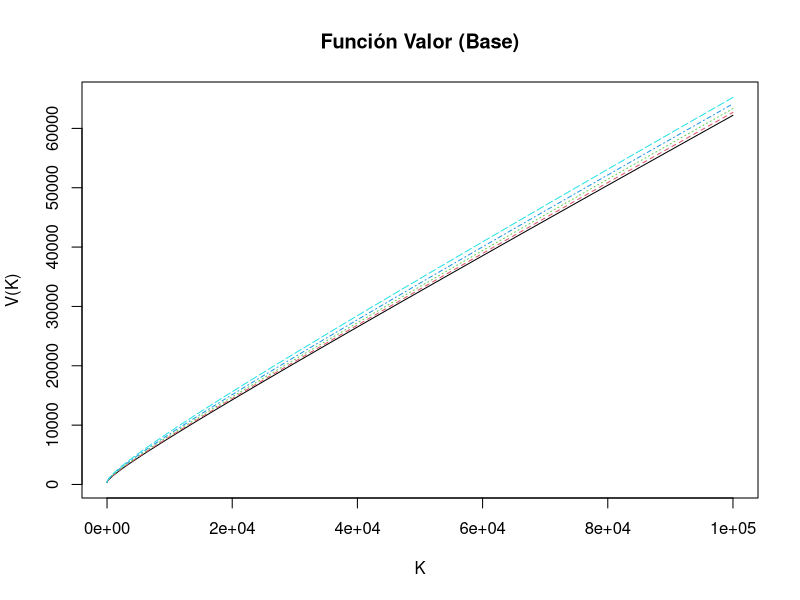
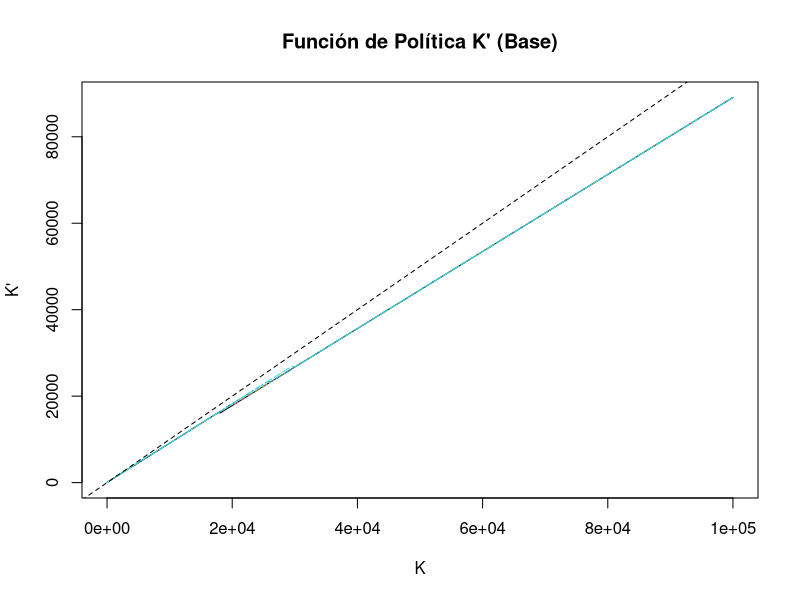
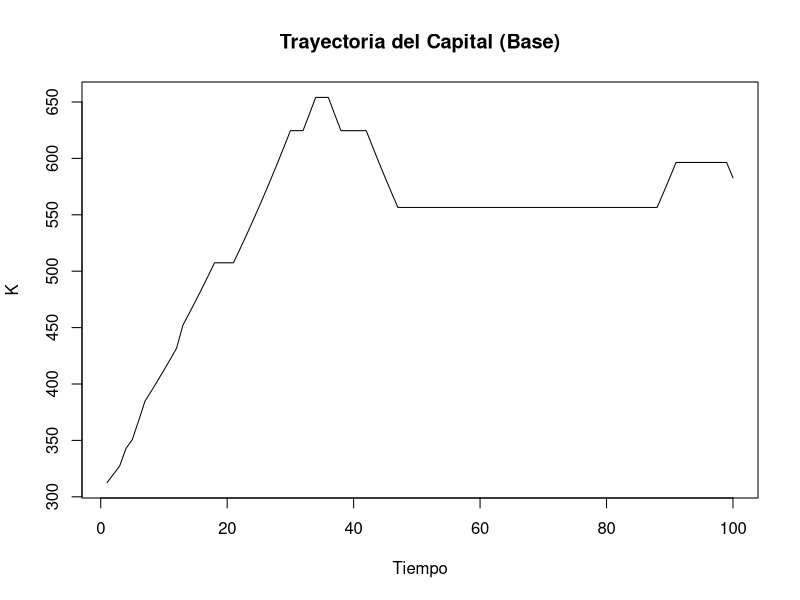
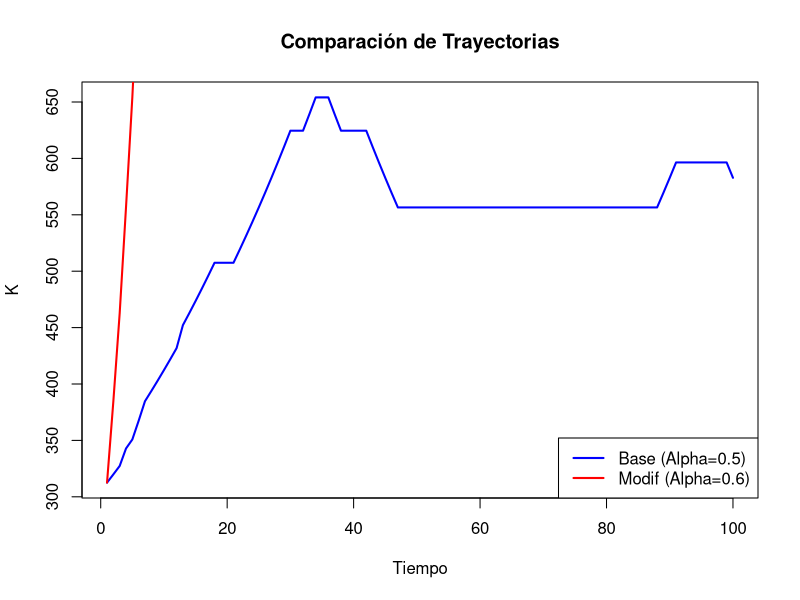

Recreate these plots in R, in order.
## ---- chunk 1
knitr::opts_chunk$set(echo = FALSE)
## ---- chunk 2
# --- Parámetros Iniciales (Base) ---
N <- 500         # Cardinalidad del espacio de capital
M <- 5           # Cardinalidad del espacio de productividad
KMin <- 1; KMax <- 10^5
AMin <- 1; AMax <- 5

Alpha <- 0.5     # Concavidad de la función de producción (Base)
Costo_Convexo <- 2
Beta <- 0.95
Costo_NoConvexo <- 0.001

# --- Representación Numérica ---
IndexN <- 1:N
IndexM <- 1:M
K <- exp(log(KMin) + (IndexN-1)/(N-1)*(log(KMax)-log(KMin)))
A <- exp(log(AMin) + (IndexM-1)/(M-1)*(log(AMax)-log(AMin)))

# --- Matriz de Transición P ---
P <- t(matrix(c(0.6, 0.2, 0.1, 0.1, 0, 
                 0.15, 0.55, 0.15, 0.1, 0.05, 
                 0.1, 0.15, 0.5, 0.15, 0.1, 
                 0.05, 0.1, 0.15, 0.55, 0.15, 
                 0, 0.1, 0.1, 0.2, 0.6), nrow=M, ncol=M))
PAcc <- P %*% upper.tri(matrix(1.0, M, M), diag=TRUE)

# --- Matrices Auxiliares ---
KMatrix <- matrix(data=rep(K, M), nrow=M, ncol=N, byrow=TRUE)
AMatrix <- matrix(data=rep(A, N), nrow=M, ncol=N, byrow=FALSE)
KInicial <- matrix(data=K, nrow=N, ncol=N, byrow=FALSE)
KFinal <- matrix(data=K, nrow=N, ncol=N, byrow=TRUE)
Matriz_I <- KFinal - KInicial
Matriz_CI <- Costo_Convexo * KInicial * (Matriz_I/KInicial)^2
Matriz_I_Dif_0 <- (Matriz_I < 0) + (Matriz_I > 0)
Matriz_CostoNoConvexo <- Costo_NoConvexo * Matriz_I_Dif_0

# FUNCIÓN PARA RESOLVER EL MODELO

resolver_modelo <- function(Alpha_param, P_matrix, M_val, N_val) {
   V0 <- matrix(0, nrow=M_val, ncol=N_val)
   V1 <- V0
   HIndex <- V0
   HReal <- V0
   
   Matriz_Ventas <- AMatrix * (KMatrix^Alpha_param)
   
   TTMax <- 100
   for (TT in 1:TTMax) {
     EV <- P_matrix %*% V0
     for (i in 1:M_val) {
       for (j in 1:N_val) {
         VijOptions <- Matriz_Ventas[i,j] - Matriz_CI[j,] - Matriz_I[j,] - 
                       Matriz_CostoNoConvexo[j,] + Beta * EV[i,]
         V1[i,j] <- max(VijOptions)
         HIndex[i,j] <- which.max(VijOptions)
         HReal[i,j] <- K[HIndex[i,j]]
       }
     }
     distancia <- sum(abs(V1 - V0))
     if (distancia < 1e-4) break # Convergencia temprana
     V0 <- V1
   }
   return(list(V = V0, HReal = HReal, HIndex = HIndex))
 }

# --- Resolución Inciso (a) ---
sol_a <- resolver_modelo(Alpha, P, M, N)

# --- Graficación Inciso (a) ---
#par(mfrow=c(3,1))
# 1. Primera Gráfica: Función Valor
matplot(K, t(sol_a$V), type = "l", main = "Función Valor (Base)", xlab = "K", ylab = "V(K)")

## ---- chunk 3
# 2. Segunda Gráfica: Función de Política
matplot(K, t(sol_a$HReal), type = "l", main = "Función de Política K' (Base)", xlab = "K", ylab = "K'")
abline(0, 1, lty = 2) # Línea de 45 grados

## ---- chunk 4
# 3. Tercera Gráfica: Trayectoria del Capital
set.seed(123) # Semilla fija
MaxT <- 100
A_hist <- numeric(MaxT)
K_idx_hist <- numeric(MaxT)
A_hist[1] <- round(M/2)
K_idx_hist[1] <- round(N/2)

for (t in 1:(MaxT-1)) {
   K_idx_hist[t+1] <- sol_a$HIndex[A_hist[t], K_idx_hist[t]]
   A_hist[t+1] <- sum(runif(1,0,1) > PAcc[A_hist[t],]) + 1
 }
K_level_hist <- K[K_idx_hist]
plot(K_level_hist, type="l", main="Trayectoria del Capital (Base)", xlab="Tiempo", ylab="K")

## ---- chunk 5
# --- Resolucion inciso (b) ---
# Equipo 2: Cambiamos Alpha de 0.5 a 0.7
Alpha_new <- 0.6 
sol_b <- resolver_modelo(Alpha_new, P, M, N)

# --- Simulación para Inciso (b) ---
set.seed(123) # Misma semilla para comparar
K_idx_hist_b <- numeric(MaxT)
K_idx_hist_b[1] <- round(N/2)
for (t in 1:(MaxT-1)) {
  K_idx_hist_b[t+1] <- sol_b$HIndex[A_hist[t], K_idx_hist_b[t]]
}
K_level_hist_b <- K[K_idx_hist_b]

# --- Graficación Comparativa ---
plot(K_level_hist, type="l", col="blue", lwd=2, 
     main="Comparación de Trayectorias", xlab="Tiempo", ylab="K")
lines(K_level_hist_b, col="red", lwd=2)
legend("bottomright", legend=c("Base (Alpha=0.5)", "Modif (Alpha=0.6)"), 
       col=c("blue", "red"), lwd=2)
